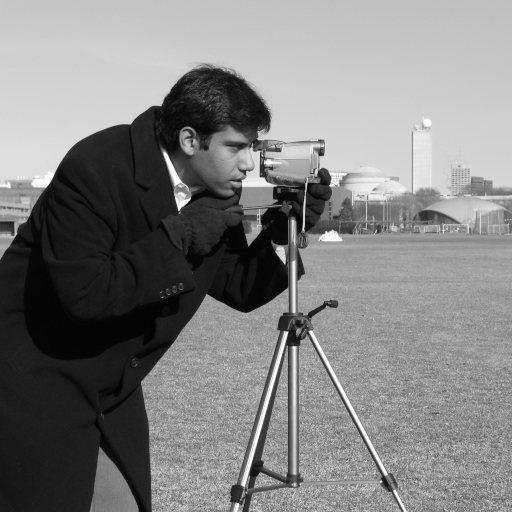
#> input picture skimage.data.camera(), 512 x 512 px
$ python check_setup.py
#> lines starting #> are read from the running program, lines starting #| are printed output that depends on the picture
### src/metrics.py
"""
Shared metrics. BOTH tracks import from here; do not re-implement locally.

Imperceptibility : mse, psnr, ssim
Robustness       : ncc, ber, qr_decodes
Security (enc.)  : entropy, hist_chi2_uniform, corr_coeff, npcr_uaci
Concealment      : entropy_diff, hist_chi2_distance, corr_diff
Detectability    : detection_error (P_E)
"""
import numpy as np
from skimage.metrics import structural_similarity

# ---------------- imperceptibility ----------------

def mse(a, b):
    return np.mean((a.astype(np.float64) - b.astype(np.float64)) ** 2)


def psnr(a, b, peak=255.0):
    m = mse(a, b)
    return float("inf") if m == 0 else 10 * np.log10(peak ** 2 / m)


def ssim(a, b):
    """Works for grayscale (H,W) or colour (H,W,3) uint8."""
    if a.ndim == 3:
        return structural_similarity(a, b, channel_axis=2, data_range=255)
    return structural_similarity(a, b, data_range=255)

# ---------------- robustness ----------------

def ncc(w, w_ext):
    """Normalised cross-correlation between original and extracted watermark
    (definition used by the base paper). 1.0 = perfect."""
    w = w.astype(np.float64).ravel()
    e = w_ext.astype(np.float64).ravel()
    den = np.sqrt(np.sum(w ** 2) * np.sum(e ** 2))
    return 0.0 if den == 0 else float(np.sum(w * e) / den)


def ber(bits, bits_ext):
    """Bit error rate between two 0/1 arrays of equal length. 0.0 = perfect."""
    bits = np.asarray(bits).ravel().astype(np.uint8)
    bits_ext = np.asarray(bits_ext).ravel().astype(np.uint8)
    assert bits.size == bits_ext.size, "bit arrays differ in length"
    return float(np.mean(bits != bits_ext))


import cv2

def qr_decodes(qr_img, expected_text):
    detector = cv2.QRCodeDetector()
    data, _, _ = detector.detectAndDecode(qr_img)
    return data == expected_text

# ---------------- encryption security ----------------

def entropy(img, levels=256):
    """Shannon entropy in bits. Ideal: 8 for an encrypted 8-bit image, 1 for binary."""
    p = np.bincount(img.ravel(), minlength=levels) / img.size
    p = p[p > 0]
    return float(-np.sum(p * np.log2(p)))


def hist_chi2_uniform(img, levels=256):
    """Chi-square test of histogram flatness. For 8-bit: PASS if < 293.25
    (255 degrees of freedom, alpha = 0.05)."""
    h = np.bincount(img.ravel(), minlength=levels).astype(np.float64)
    e = img.size / levels
    return float(np.sum((h - e) ** 2 / e))


def corr_coeff(img, direction="h", n=5000, seed=0):
    """Correlation of adjacent pixel pairs. direction in {'h','v','d'}.
    Natural image ~0.9+, good cipher ~0."""
    rng = np.random.default_rng(seed)
    H, W = img.shape[:2]
    dy, dx = {"h": (0, 1), "v": (1, 0), "d": (1, 1)}[direction]
    y = rng.integers(0, H - dy, n)
    x = rng.integers(0, W - dx, n)
    a = img[y, x].astype(np.float64).ravel()
    b = img[y + dy, x + dx].astype(np.float64).ravel()
    if a.std() == 0 or b.std() == 0:
        return 0.0
    return float(np.corrcoef(a, b)[0, 1])


def corr_all(img, n=5000, seed=0):
    return {d: corr_coeff(img, d, n, seed) for d in ("h", "v", "d")}


def npcr_uaci(c1, c2):
    """c1, c2 = ciphertexts of two plaintexts differing in ONE pixel.
    Ideal for 8-bit: NPCR 99.6094 %, UACI 33.4635 %."""
    c1 = c1.astype(np.float64)
    c2 = c2.astype(np.float64)
    npcr = float(np.mean(c1 != c2) * 100)
    uaci = float(np.mean(np.abs(c1 - c2) / 255) * 100)
    return npcr, uaci

# ---------------- concealment (cover vs final image) ----------------

def entropy_diff(cover, stego):
    return entropy(stego) - entropy(cover)


# [8 lines left out: function hist_chi2_distance, not called in this run]


def corr_diff(cover, stego, n=5000, seed=0):
    c, s = corr_all(cover, n, seed), corr_all(stego, n, seed)
    return {d: s[d] - c[d] for d in c}

# ---------------- detectability ----------------

def detection_error(y_true, scores):
    """P_E = min over thresholds of (P_FA + P_MD) / 2.
    y_true: 0 = cover, 1 = stego. scores: higher = more likely stego.
    0.5 = detector is guessing (best for you), 0.0 = perfectly detected."""
    from sklearn.metrics import roc_curve
    fpr, tpr, _ = roc_curve(y_true, scores)
    return float(np.min((fpr + (1 - tpr)) / 2))

# ---------------- reporting ----------------

# [4 lines left out: function mean_std, not called in this run]

### src/io_utils.py
"""Image loading / saving helpers. Everyone loads images through these."""
import cv2
import numpy as np
from . import config as C

EXTS = {".png", ".tif", ".tiff", ".bmp", ".jpg", ".jpeg", ".pgm", ".ppm"}


# [23 lines left out: functions load_rgb, load_gray, save_rgb, not called in this run]


def standard_images():
    """Sorted list of the standard test images in data/standard/."""
    files = sorted(p for p in C.DATA_STD.iterdir() if p.suffix.lower() in EXTS)
    return files


def bossbase_images(n=C.BOSS_SUBSET):
    files = sorted(p for p in C.DATA_BOSS.iterdir() if p.suffix.lower() in EXTS)
    return files[:n]


def to_uint8(x):
    return np.clip(np.round(x), 0, 255).astype(np.uint8)

### scripts/check_setup.py
"""Run this after installing. Every line must say PASS before you split up."""
import sys
from pathlib import Path
sys.path.insert(0, str(Path(__file__).resolve().parent.parent))
import numpy as np

ok = True
def check(name, cond, detail=""):
    global ok
    ok &= bool(cond)
    print(f"[{'PASS' if cond else 'FAIL'}] {name} {detail}")

# 1. imports
try:
    import cv2, pywt, skimage, scipy, sklearn, Crypto, qrcode, matplotlib
    check("core libraries import", True)
except Exception as e:
    check("core libraries import", False, repr(e))

import cv2

def decode_qr(img):
    detector = cv2.QRCodeDetector()
    data, bbox, _ = detector.detectAndDecode(img)
    return data
from src import config as C, metrics as M
from skimage import data

rng = np.random.default_rng(C.SEED)
nat = data.camera()                                    # natural grayscale test image
#> nat is the input picture: shape (512, 512); min 0, max 255, mean 129.1
noise = rng.integers(0, 256, nat.shape, dtype=np.uint8)  # ideal "cipher"

# 2. metric sanity checks against known values
check("PSNR identical = inf", M.psnr(nat, nat) == float("inf"))
#> in psnr, `m = mse(a, b)`: m = 0
check("SSIM identical = 1", abs(M.ssim(nat, nat) - 1) < 1e-9)
#| [PASS] SSIM identical = 1
check("NCC identical = 1", abs(M.ncc(nat, nat) - 1) < 1e-9)
#> in ncc, `den = np.sqrt(np.sum(w ** 2) * np.sum(e ** 2))`: den = 5.79e+09
check("entropy(random) ~ 8", 7.99 < M.entropy(noise) <= 8, f"({M.entropy(noise):.4f})")
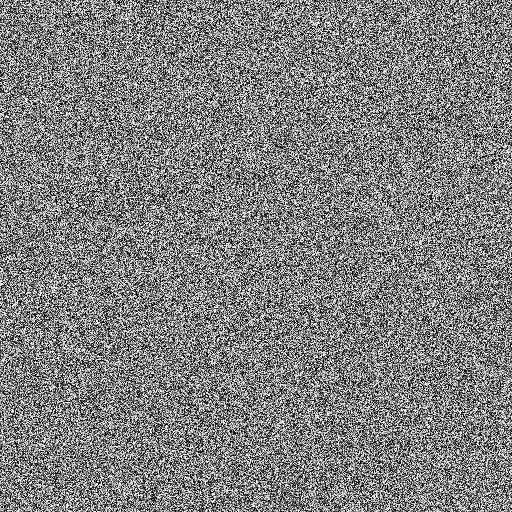
#> noise: shape (512, 512); min 0, max 255, mean 127.6
check("entropy(natural) < 7.9", M.entropy(nat) < 7.9, f"({M.entropy(nat):.4f})")
check("corr(natural, h) > 0.85", M.corr_coeff(nat, "h") > 0.85, f"({M.corr_coeff(nat,'h'):.4f})")
#> in corr_coeff, `a = img[y, x].astype(np.float64).ravel()`: a = 5000 values, max 255 at index 175, min 2 at index 4188, mean 129.4
#> in corr_coeff, `b = img[y + dy, x + dx].astype(np.float64).ravel()`: b = 5000 values, max 255 at index 142, min 3 at index 411, mean 129.2
check("|corr(random, h)| < 0.05", abs(M.corr_coeff(noise, "h")) < 0.05, f"({M.corr_coeff(noise,'h'):.4f})")
check("chi2(random) < 293.25", M.hist_chi2_uniform(noise) < 293.25, f"({M.hist_chi2_uniform(noise):.1f})")
n2 = rng.integers(0, 256, nat.shape, dtype=np.uint8)
npcr, uaci = M.npcr_uaci(noise, n2)
#> npcr = 99.63; uaci = 33.48
check("NPCR(two randoms) ~ 99.61", abs(npcr - 99.61) < 0.1, f"({npcr:.4f})")
check("UACI(two randoms) ~ 33.46", abs(uaci - 33.46) < 0.2, f"({uaci:.4f})")
b = rng.integers(0, 2, 1000)
check("BER identical = 0", M.ber(b, b) == 0)
check("BER inverted = 1", M.ber(b, 1 - b) == 1)
y = np.r_[np.zeros(500), np.ones(500)]
check("P_E perfect detector = 0", M.detection_error(y, y) == 0)
check("P_E random detector ~ 0.5", M.detection_error(y, rng.random(1000)) > 0.4)

# 3. QR round trip
try:
    import qrcode
    q = qrcode.QRCode(border=4, box_size=1); q.add_data(C.OWNER_TEXT); q.make(fit=True)
    qr = np.array(q.make_image().convert("L"))
    import cv2
    qr = cv2.resize(qr, (C.QR_SIZE, C.QR_SIZE), interpolation=cv2.INTER_NEAREST)
    check("QR 256x256 generated and decodes", M.qr_decodes(qr, C.OWNER_TEXT), f"(QR version {q.version})")
except Exception as e:
    check("QR round trip", False, repr(e))

# 4. DWT size matches QR size (base paper design)
import pywt
LL, _ = pywt.dwt2(np.zeros((C.IMG_SIZE, C.IMG_SIZE)), C.WAVELET)
check("LL band size == QR size", LL.shape == (C.QR_SIZE, C.QR_SIZE), f"({LL.shape})")

# 5. data folders
from src import io_utils as IO
n_std = len(IO.standard_images())
check("12 standard images in data/standard", n_std == 12, f"(found {n_std})")
n_boss = len(list(C.DATA_BOSS.glob("*.pgm")))
check("BOSSbase present (Person B only, can come later)", n_boss >= C.BOSS_SUBSET, f"(found {n_boss})")
check("RSA keys present", (C.KEYS / "rsa_private.pem").exists(), "(run scripts/make_keys.py once)")

print("\nALL GOOD - you can split up." if ok else "\nFix the FAIL lines first (data/BOSSbase/keys FAILs are expected until you add them).")
#| Fix the FAIL lines first (data/BOSSbase/keys FAILs are expected until you add them).
